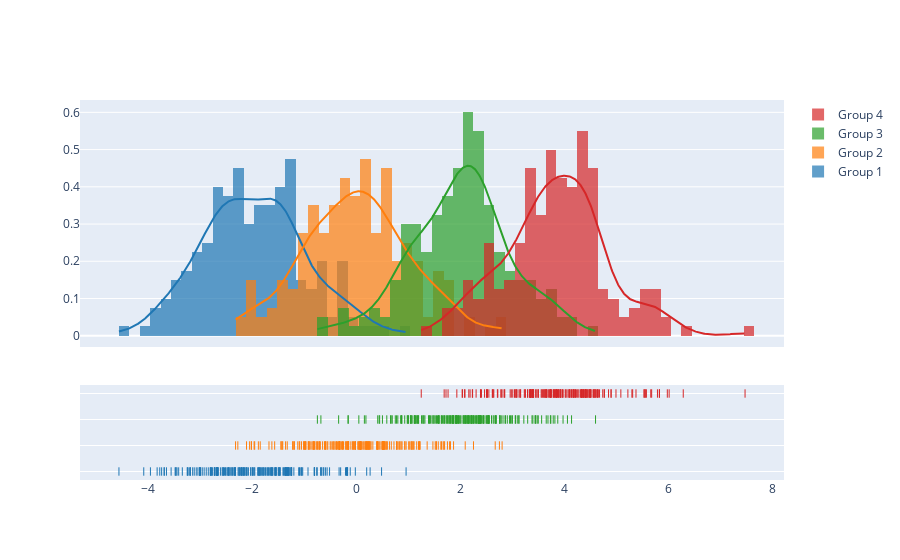

Notebook cell for this chart:
### Code cell
import plotly.figure_factory as ff

# Add histogram data
x1 = np.random.randn(200) - 2
x2 = np.random.randn(200)
x3 = np.random.randn(200) + 2
x4 = np.random.randn(200) + 4

# Group data together
hist_data = [x1, x2, x3, x4]

group_labels = ['Group 1', 'Group 2', 'Group 3', 'Group 4']

# Create distplot with custom bin_size
fig = ff.create_distplot(hist_data, group_labels, bin_size=.2)
fig.show()

### Figure 1 — Plotly figure (JSON) as saved in the notebook; plotly's stock layout.template omitted (floating-point values rounded to 4 significant figures; data arrays with more than 128 entries replaced by an {"elided": "..."} marker saying what was removed)
{"data": [{"autobinx": false, "histnorm": "probability density", "legendgroup": "Group 1", "marker": {"color": "rgb(31, 119, 180)"}, "name": "Group 1", "opacity": 0.7, "type": "histogram", "x": {"elided": "200 float values"}, "xaxis": "x", "xbins": {"end": 0.9568, "size": 0.2, "start": -4.564}, "yaxis": "y"}, {"autobinx": false, "histnorm": "probability density", "legendgroup": "Group 2", "marker": {"color": "rgb(255, 127, 14)"}, "name": "Group 2", "opacity": 0.7, "type": "histogram", "x": {"elided": "200 float values"}, "xaxis": "x", "xbins": {"end": 2.803, "size": 0.2, "start": -2.322}, "yaxis": "y"}, {"autobinx": false, "histnorm": "probability density", "legendgroup": "Group 3", "marker": {"color": "rgb(44, 160, 44)"}, "name": "Group 3", "opacity": 0.7, "type": "histogram", "x": {"elided": "200 float values"}, "xaxis": "x", "xbins": {"end": 4.599, "size": 0.2, "start": -0.7488}, "yaxis": "y"}, {"autobinx": false, "histnorm": "probability density", "legendgroup": "Group 4", "marker": {"color": "rgb(214, 39, 40)"}, "name": "Group 4", "opacity": 0.7, "type": "histogram", "x": {"elided": "200 float values"}, "xaxis": "x", "xbins": {"end": 7.474, "size": 0.2, "start": 1.248}, "yaxis": "y"}, {"legendgroup": "Group 1", "marker": {"color": "rgb(31, 119, 180)"}, "mode": "lines", "name": "Group 1", "showlegend": false, "type": "scatter", "x": {"elided": "500 float values"}, "xaxis": "x", "y": {"elided": "500 float values"}, "yaxis": "y"}, {"legendgroup": "Group 2", "marker": {"color": "rgb(255, 127, 14)"}, "mode": "lines", "name": "Group 2", "showlegend": false, "type": "scatter", "x": {"elided": "500 float values"}, "xaxis": "x", "y": {"elided": "500 float values"}, "yaxis": "y"}, {"legendgroup": "Group 3", "marker": {"color": "rgb(44, 160, 44)"}, "mode": "lines", "name": "Group 3", "showlegend": false, "type": "scatter", "x": {"elided": "500 float values"}, "xaxis": "x", "y": {"elided": "500 float values"}, "yaxis": "y"}, {"legendgroup": "Group 4", "marker": {"color": "rgb(214, 39, 40)"}, "mode": "lines", "name": "Group 4", "showlegend": false, "type": "scatter", "x": {"elided": "500 float values"}, "xaxis": "x", "y": {"elided": "500 float values"}, "yaxis": "y"}, {"legendgroup": "Group 1", "marker": {"color": "rgb(31, 119, 180)", "symbol": "line-ns-open"}, "mode": "markers", "name": "Group 1", "showlegend": false, "type": "scatter", "x": {"elided": "200 float values"}, "xaxis": "x", "y": {"elided": "200 str values"}, "yaxis": "y2"}, {"legendgroup": "Group 2", "marker": {"color": "rgb(255, 127, 14)", "symbol": "line-ns-open"}, "mode": "markers", "name": "Group 2", "showlegend": false, "type": "scatter", "x": {"elided": "200 float values"}, "xaxis": "x", "y": {"elided": "200 str values"}, "yaxis": "y2"}, {"legendgroup": "Group 3", "marker": {"color": "rgb(44, 160, 44)", "symbol": "line-ns-open"}, "mode": "markers", "name": "Group 3", "showlegend": false, "type": "scatter", "x": {"elided": "200 float values"}, "xaxis": "x", "y": {"elided": "200 str values"}, "yaxis": "y2"}, {"legendgroup": "Group 4", "marker": {"color": "rgb(214, 39, 40)", "symbol": "line-ns-open"}, "mode": "markers", "name": "Group 4", "showlegend": false, "type": "scatter", "x": {"elided": "200 float values"}, "xaxis": "x", "y": {"elided": "200 str values"}, "yaxis": "y2"}], "layout": {"barmode": "overlay", "hovermode": "closest", "legend": {"traceorder": "reversed"}, "xaxis": {"anchor": "y2", "domain": [0.0, 1.0], "zeroline": false}, "yaxis": {"anchor": "free", "domain": [0.35, 1], "position": 0.0}, "yaxis2": {"anchor": "x", "domain": [0, 0.25], "dtick": 1, "showticklabels": false}}}
